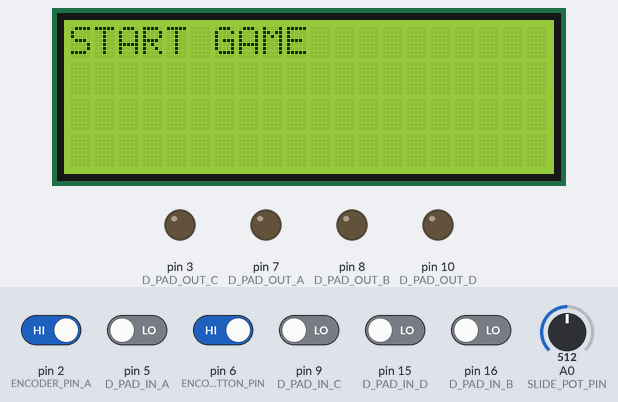
A sketch run on a simulated Arduino Uno, built with avr-gcc and run on an emulated ATmega328P. On the bench: 20×4 character LCD, output pins drawn as LEDs (lit = HIGH). The test bench sets the inputs (shaded band); at power-on: pin 2 (ENCODER_PIN_A), pin 6 (ENCODER_BUTTON_PIN) HIGH, pin 5 (D_PAD_IN_A), pin 9 (D_PAD_IN_C), pin 15 (D_PAD_IN_D), pin 16 (D_PAD_IN_B) LOW, A0 (SLIDE_POT_PIN) = 512. Random numbers use the default seed unless the sketch sets one.

Above: at 1.2 s.
1.3 s: pin 5 (D_PAD_IN_A) driven HIGH
At 3.8 s:
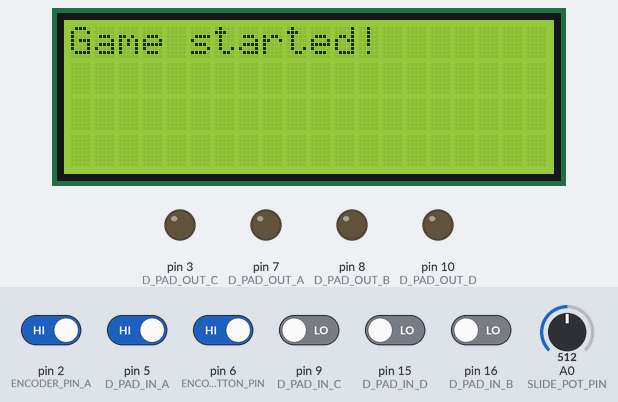
4.3 s: pin 15 (D_PAD_IN_D) driven HIGH
At 5.5 s:
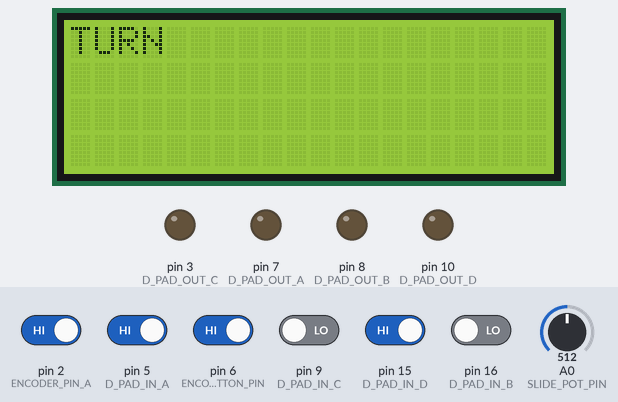
5.8 s: pin 6 (ENCODER_BUTTON_PIN) driven LOW
8.8 s: pin 6 (ENCODER_BUTTON_PIN) driven HIGH
13.9 s: pin 5 (D_PAD_IN_A) driven LOW and pin 6 (ENCODER_BUTTON_PIN) driven LOW
At 16.0 s:
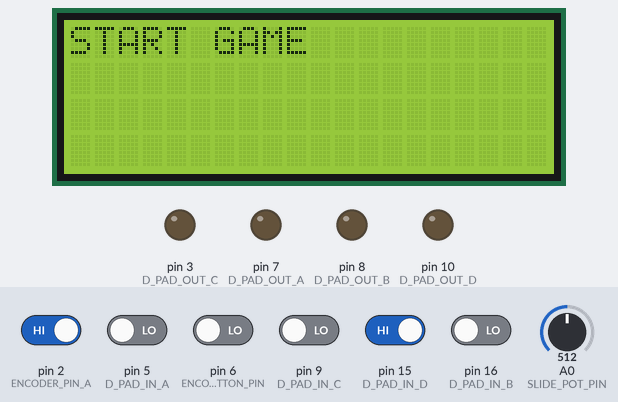
Timing chart, 0 to 17.5 s (numbered marks = the images above; inputs shaded):
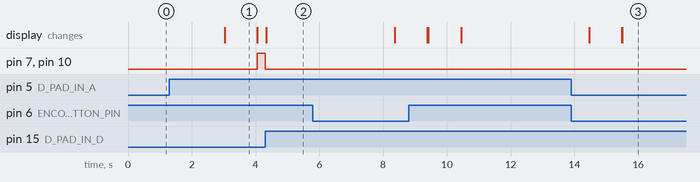

Measured:
- what the display in image 1 shows lasts 1.1 s, from 3.0 s to 4.1 s

The sketch:

main_v1.ino
```cpp
/*
CODE REFERENCE
https://forum.arduino.cc/t/randomize-the-function-called/426967 - random function selector ref
*/
// Include necessary libraries
#include <Wire.h>
#include <LiquidCrystal_I2C.h>

// slide pot
int SLIDE_POT_PIN = 0;

// encoder
const int ENCODER_PIN_A = 2;     // Encoder A pin (CLK)
const int ENCODER_PIN_B = 4;     // Encoder B pin (DT)
const int ENCODER_BUTTON_PIN = 6;       // Button pin on the encoder (SW)
volatile int encoderPosition = 0;  // Track encoder position
const unsigned long holdTime = 3000;   // 3 seconds to hold button to start

// d-pad
const int D_PAD_IN_A = 5;
const int D_PAD_IN_B = 16;  // analog as digital
const int D_PAD_IN_C = 9;
const int D_PAD_IN_D = 15;  // analog as digital

const int D_PAD_OUT_A = 7;
const int D_PAD_OUT_B = 8;
const int D_PAD_OUT_C = 3;
const int D_PAD_OUT_D = 10;

// Initialize the LCD object, set the LCD I2C address to 0x27 for a 20x4 display
LiquidCrystal_I2C lcd(0x27, 20, 4);

// MODIFY THIS FILE INSTEAD OF RETURNING BOOL
volatile bool CORRECT_INPUT;
volatile bool GAME_STARTED = false;  // Flag to track if the game has started

int score = 0;
unsigned long time_interval = 4000;


// prototypes
void slide_pot_action(unsigned long timeInterval);
void checkTurns(unsigned long currentTime);
void d_pad_action(unsigned long time_interval);
void checkButtonHold();
void updateEncoder();

// function array. add your function to this array
void (*functionPtr[])(unsigned long time_interval) = { slide_pot_action, checkTurns, d_pad_action };


void setup() {
  // put your setup code here, to run once:
  pinMode(ENCODER_PIN_A, INPUT);
  pinMode(ENCODER_PIN_B, INPUT);
  pinMode(ENCODER_BUTTON_PIN, INPUT_PULLUP);
  pinMode(SLIDE_POT_PIN, INPUT);
  pinMode(D_PAD_IN_A, INPUT);
  pinMode(D_PAD_IN_B, INPUT);
  pinMode(D_PAD_IN_C, INPUT);
  pinMode(D_PAD_IN_D, INPUT);
  pinMode(D_PAD_OUT_A, OUTPUT);
  pinMode(D_PAD_OUT_B, OUTPUT);
  pinMode(D_PAD_OUT_C, OUTPUT);
  pinMode(D_PAD_OUT_D, OUTPUT);

  // Attach interrupts to the encoder pins
  attachInterrupt(digitalPinToInterrupt(ENCODER_PIN_A), updateEncoder, CHANGE);
  attachInterrupt(digitalPinToInterrupt(ENCODER_PIN_B), updateEncoder, CHANGE);

  lcd.init();              // Initialize the LCD
  lcd.backlight();         // Turn on the backlight

  randomSeed(A0);       // Seed random number generator
}

void loop() {
  if (!GAME_STARTED){
    lcd.clear();
    lcd.setCursor(0,0);
    lcd.print("START GAME");
  }
  // start sequence
  while(!GAME_STARTED){
    checkButtonHold();
  }

  lcd.setCursor(0,0);
  lcd.print("                "); // clear the row
  long rnd = random(0, 3); // replace second number with number of functions in functionPtr
  functionPtr[rnd](time_interval);

  if (CORRECT_INPUT){
    score += 1;
  } else{ // fail sequence
    score = 0;
    GAME_STARTED = false;
    lcd.setCursor(0,0);
    lcd.print("                "); // clear the row
    lcd.setCursor(0,0);
    lcd.print("FAIL");
    delay(1000);

  }

  // display score
  lcd.setCursor(1,0);
  lcd.print("                "); // clear the row
  lcd.setCursor(1,0);
  lcd.print(String(score));
}

// Function to check if button is held for 3 seconds to start the game
void checkButtonHold() {
  unsigned long buttonPressStart = 0;
  bool game_started = false;

  if (digitalRead(ENCODER_BUTTON_PIN) == LOW) {  // Button is pressed when LOW
    buttonPressStart = millis();  // Start timer when button is first pressed
  }

  unsigned long currentMillis = millis();
  while(digitalRead(ENCODER_BUTTON_PIN) == LOW && currentMillis - buttonPressStart < holdTime){
    currentMillis = millis();
  }
  if (abs(currentMillis - buttonPressStart) >= holdTime) {
    game_started = true;
    lcd.setCursor(0,0);
    lcd.print("                "); // clear the row
    lcd.setCursor(0,0);
    lcd.print("Game started!");
    delay(1000);
    lcd.clear();

  }
  GAME_STARTED = game_started;
}

void checkTurns(unsigned long time_interval){

  // prompt
    lcd.setCursor(0,0);
    lcd.print("TURN");

  unsigned long previousTime = millis();
  unsigned long currentTime = millis();
  bool correctFlag;

  // Check if time_interval has passed
  while (currentTime - previousTime < time_interval) {
    currentTime = millis();

    // Check if exactly 4 clicks occurred in either direction
    if (abs(encoderPosition) >= 8) {
      correctFlag = true;
      break;
    } else {
      correctFlag = false;
    }
  }
    // Reset encoder position counter after the time window
    encoderPosition = 0;
    CORRECT_INPUT = correctFlag;
    return;
}

void slide_pot_action(unsigned long timeInterval) {
    unsigned long startMillis = millis();
    int initialSensorValue = analogRead(SLIDE_POT_PIN);
    int currentSensorValue;
    bool correctInput = false;

    if (initialSensorValue < 100) {
        lcd.setCursor(0,0);
        lcd.print("V Up");
    } else {
        lcd.setCursor(0,0);
        lcd.print("V Down");
    }

    while (millis() - startMillis < timeInterval) {

        currentSensorValue = analogRead(SLIDE_POT_PIN);

        if (initialSensorValue < 100 && currentSensorValue > 100) {
            correctInput = true;
            break;
        } else if (initialSensorValue >= 100 && currentSensorValue < 100) {
            correctInput = true;
            break;
        }
    }

    CORRECT_INPUT = correctInput;
    return;
}

void d_pad_action(unsigned long timeInterval) {
  long pad1 = random(0, 4);  // randomly choose d-pad number for pad1 (choose 0, 1, 2, 3 in full implementation)
  long pad2 = random(0, 4);  // randomly choose d-pad number for pad2
  while (pad2 == pad1) { pad2 = random(0, 4); } // if pad2 == pad1, choose again

  // set up flags
  bool padA = false;  // state of pad A
  bool padB = false;  // state of pad B
  bool padC = false;  // state of pad C
  bool padD = false;  // state of pad D
  bool input1 = false;
  bool input2 = false;
  bool correctInput = false;

  // turn on pad1 indicator LED
  switch (pad1) {
    case 0:
      // turn indicator LED for pad A on
      digitalWrite(D_PAD_OUT_A, HIGH);
      lcd.setCursor(0,0);
      lcd.print("A + ");
      break;
    case 1:
      // turn indicator LED for pad B on
      digitalWrite(D_PAD_OUT_B, HIGH);
      lcd.setCursor(0,0);
      lcd.print("B + ");
      break;
    case 2:
      // turn indicator LED for pad C on
      digitalWrite(D_PAD_OUT_C, HIGH);
      lcd.setCursor(0,0);
      lcd.print("C + ");
      break;
    case 3:
      // turn indicator LED for pad D on
      digitalWrite(D_PAD_OUT_D, HIGH);
      lcd.setCursor(0,0);
      lcd.print("D + ");
      break;
    default:
      // default case, should only go here if for some reason a pad # was not selected
      CORRECT_INPUT = false;
      return;
      break;
  }

  // turn on pad2 indicator LED
  switch (pad2) {
    case 0:
      // turn indicator LED for pad A on
      digitalWrite(D_PAD_OUT_A, HIGH);
      //lcd.setCursor(0,4);
      lcd.print("A");
      break;
    case 1:
      // turn indicator LED for pad B on
      digitalWrite(D_PAD_OUT_B, HIGH);
      //lcd.setCursor(0,4);
      lcd.print("B");
      break;
    case 2:
      // turn indicator LED for pad C on
      digitalWrite(D_PAD_OUT_C, HIGH);
      //lcd.setCursor(0,4);
      lcd.print("C");
      break;
    case 3:
      // turn indicator LED for pad D on
      digitalWrite(D_PAD_OUT_D, HIGH);
      //lcd.setCursor(0,4);
      lcd.print("D");
      break;
    default:
      // default case, should only go here if for some reason a pad # was not selected
      // do nothing i guess
      CORRECT_INPUT = false;
      return;
      break;
  }

  // start timer
  unsigned long start_time = millis();
  unsigned long curr_time = millis();

  // wait for user input
  while (!input1 || !input2) {
    // may have to add slight delay here before reading pin values
    unsigned long delayBegin = millis();
    unsigned long delayEnd = millis();

    // give user time to press buttons
    // TODO play with wait time interval
    while (delayEnd - delayBegin < 250) {
      delayEnd = millis();   // update end time
    }

    // read all pins
    if (digitalRead(D_PAD_IN_A) == HIGH) {
      // pad A activated, input recieved
      padA = true;
      if (!input1) input1 = true;   // set input 1 recieved
      else input2 = true;                   // before input 2 recieved
    }

    if (digitalRead(D_PAD_IN_B) == HIGH) {
      // pad B activated, input recieved
      padB = true;
      if (!input1) input1 = true;
      else input2 = true;
    }

    if (digitalRead(D_PAD_IN_C) == HIGH) {
      // pad C activated, input recieved
      padC = true;
      if (!input1) input1 = true;
      else input2 = true;
    }

    if (digitalRead(D_PAD_IN_D) == HIGH) {
      //pad D activated, input recieved
      padD = true;
      if (!input1) input1 = true;
      else input2 = true;
    }

    // check if time limit has been exceeded
    curr_time = millis();  // read current millis
    if (curr_time - start_time > time_interval) {
      correctInput = false;   // failure via time limit exceeded, return false
      CORRECT_INPUT = correctInput;
      digitalWrite(D_PAD_OUT_A, LOW);
      delay(1);
      digitalWrite(D_PAD_OUT_B, LOW);
      delay(1);
      digitalWrite(D_PAD_OUT_C, LOW);
      delay(1);
      digitalWrite(D_PAD_OUT_D, LOW);
      delay(1);
      return;
    }
  }

  // check if user input is correct
  if ((pad1 == 0 && pad2 == 1) || (pad1 == 1 && pad2 == 0)) {   // user was instructed to hit Pad A and Pad B
    // did user hit pad A and pad B?
    if (padA && padB) correctInput = true;  // YES
    else correctInput = false;   // NO
  }
  else if ((pad1 == 0 && pad2 == 2) || (pad1 == 2 && pad2 == 0)) {  // user was instruced to hit pad A and Pad C
    // did user hit pad A and pad C?
    if (padA && padC) correctInput = true;   // YES
    else correctInput = false;   // NO
  }
  else if ((pad1 == 0 && pad2 == 3) || (pad1 == 3 && pad2 == 0)) {  // user was instructed to hit Pad A and Pad D
    // did user hit pad A and pad D?
    if (padA && padD) correctInput = true;   // YES
    else correctInput = false;   // NO
  }
  else if ((pad1 == 1 && pad2 == 2) || (pad1 == 2 && pad2 == 1)) {  // user was instructed to hit Pad B and Pad C
    // did user hit pad B and pad C?
    if (padB && padC) correctInput = true;   // YES
    else correctInput = false;   // NO
  }
  else if ((pad1 == 1 && pad2 == 3) || (pad1 == 3 && pad2 == 1)) {  // user was instructed to hit Pad B and Pad D
    // did user hit pad B and pad D?
    if (padB && padD) correctInput = true;   // YES
    else correctInput = false;   // NO
  }
  else if ((pad1 == 2 && pad2 == 3) || (pad1 == 3 &&  pad2 == 2)) {  // user was instructed to hit Pad C and Pad D
    // did user hit pad C and pad D?
    if (padC && padD) correctInput = true;   // YES
    else correctInput = false;   // NO
  }

  digitalWrite(D_PAD_OUT_A, LOW);
  delay(1);
  digitalWrite(D_PAD_OUT_B, LOW);
  delay(1);
  digitalWrite(D_PAD_OUT_C, LOW);
  delay(1);
  digitalWrite(D_PAD_OUT_D, LOW);
  delay(1);

  // update CORRECT_INPUT
  CORRECT_INPUT = correctInput;
  return;
}

// helpers
void updateEncoder() {
  if(!GAME_STARTED) return; //do not run code if game hasn't started
  int aState = digitalRead(ENCODER_PIN_A);
  int bState = digitalRead(ENCODER_PIN_B);

  // Increment or decrement position based on the direction of rotation
  if (aState != bState) {
    encoderPosition++;  // CW rotation
  } else {
    encoderPosition--;  // CCW rotation
  }
}
```
